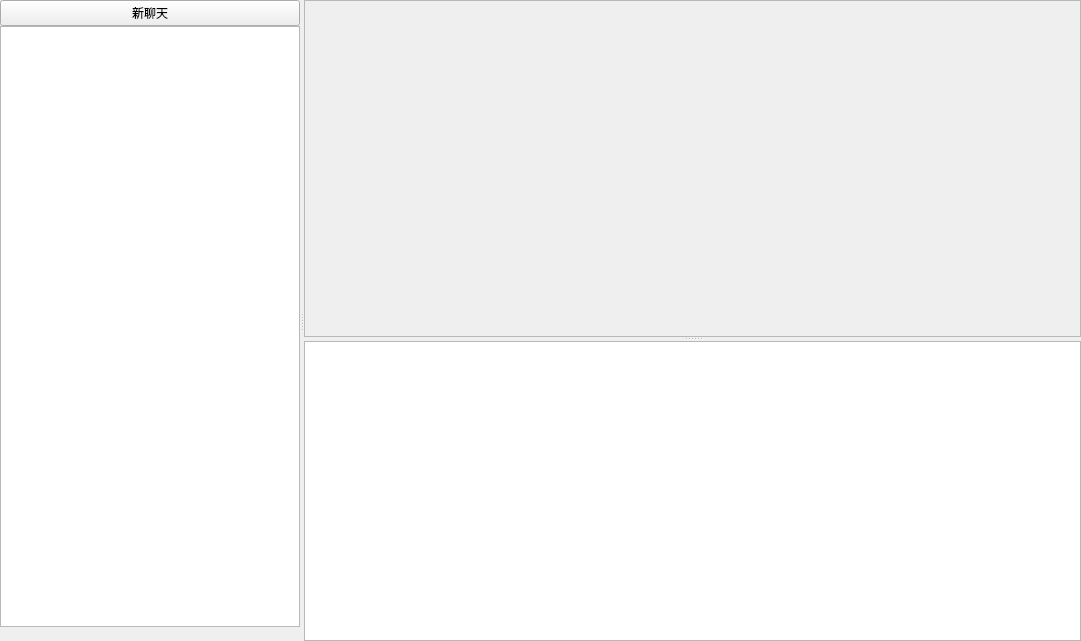
<?xml version="1.0" encoding="UTF-8"?>
<ui version="4.0">
 <class>DeepSeekPluginWidget</class>
 <widget class="QWidget" name="DeepSeekPluginWidget">
  <property name="geometry">
   <rect>
    <x>0</x>
    <y>0</y>
    <width>1081</width>
    <height>641</height>
   </rect>
  </property>
  <property name="minimumSize">
   <size>
    <width>0</width>
    <height>100</height>
   </size>
  </property>
  <property name="windowTitle">
   <string>Form</string>
  </property>
  <layout class="QGridLayout" name="gridLayout_2">
   <property name="leftMargin">
    <number>0</number>
   </property>
   <property name="topMargin">
    <number>0</number>
   </property>
   <property name="rightMargin">
    <number>0</number>
   </property>
   <property name="bottomMargin">
    <number>0</number>
   </property>
   <property name="spacing">
    <number>0</number>
   </property>
   <item row="0" column="0">
    <widget class="QSplitter" name="hSplitter">
     <property name="orientation">
      <enum>Qt::Orientation::Horizontal</enum>
     </property>
     <widget class="QWidget" name="widget" native="true">
      <property name="minimumSize">
       <size>
        <width>200</width>
        <height>0</height>
       </size>
      </property>
      <property name="maximumSize">
       <size>
        <width>300</width>
        <height>16777215</height>
       </size>
      </property>
      <layout class="QGridLayout" name="gridLayout">
       <property name="leftMargin">
        <number>0</number>
       </property>
       <property name="topMargin">
        <number>0</number>
       </property>
       <property name="rightMargin">
        <number>0</number>
       </property>
       <property name="bottomMargin">
        <number>0</number>
       </property>
       <property name="spacing">
        <number>0</number>
       </property>
       <item row="1" column="0">
        <widget class="QListWidget" name="chatListWidget">
         <property name="minimumSize">
          <size>
           <width>200</width>
           <height>0</height>
          </size>
         </property>
         <property name="maximumSize">
          <size>
           <width>300</width>
           <height>16777215</height>
          </size>
         </property>
        </widget>
       </item>
       <item row="0" column="0">
        <widget class="QPushButton" name="newChatButton">
         <property name="minimumSize">
          <size>
           <width>200</width>
           <height>0</height>
          </size>
         </property>
         <property name="maximumSize">
          <size>
           <width>300</width>
           <height>16777215</height>
          </size>
         </property>
         <property name="text">
          <string>新聊天</string>
         </property>
        </widget>
       </item>
       <item row="2" column="0">
        <widget class="QLabel" name="balanceLabel">
         <property name="text">
          <string/>
         </property>
         <property name="alignment">
          <set>Qt::AlignmentFlag::AlignCenter</set>
         </property>
        </widget>
       </item>
      </layout>
     </widget>
     <widget class="QSplitter" name="vSplitter">
      <property name="orientation">
       <enum>Qt::Orientation::Vertical</enum>
      </property>
      <widget class="QScrollArea" name="chatScrollArea">
       <property name="widgetResizable">
        <bool>true</bool>
       </property>
       <widget class="QWidget" name="scrollAreaWidgetContents">
        <property name="geometry">
         <rect>
          <x>0</x>
          <y>0</y>
          <width>774</width>
          <height>334</height>
         </rect>
        </property>
       </widget>
      </widget>
      <widget class="QTextEdit" name="textEdit">
       <property name="minimumSize">
        <size>
         <width>0</width>
         <height>100</height>
        </size>
       </property>
       <property name="maximumSize">
        <size>
         <width>16777215</width>
         <height>300</height>
        </size>
       </property>
      </widget>
     </widget>
    </widget>
   </item>
  </layout>
 </widget>
 <resources/>
 <connections/>
</ui>
